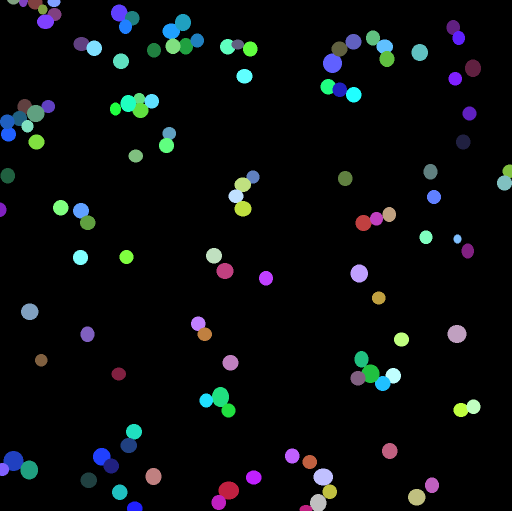
#> input picture data/raw/field104_cancer_cells_manual_labels.tif, 1024 x 1022 px (shown at 1/2 size)
$ python postfilter.py
#> lines starting #> are read from the running program, lines starting #| are printed output that depends on the picture
### common/labels.py
"""Strict reading of instance label images (0 = background, 1..n = objects).

Every score and measurement reads label images through `validate_labels` / `read_labels`, so an invalid image (a
probability map, fractional or negative values, NaN, a stack, the wrong shape) raises instead of being silently cast
to integers.
"""
from __future__ import annotations

from pathlib import Path

import numpy as np
import tifffile


class InvalidLabels(ValueError):
    """A label image that cannot be interpreted as instance labels."""


def validate_labels(array: np.ndarray, *, name: str = "labels", expected_shape: tuple[int, int] | None = None,
                    squeeze: bool = False) -> np.ndarray:
    """Return `array` as an int64 label image after checking it; raise InvalidLabels otherwise.

    squeeze=True removes singleton axes first (e.g. a (1, Y, X) TIFF); any other extra dimension is an error.
    """
    a = np.asarray(array)
    if squeeze:
        a = np.squeeze(a)
    if a.ndim != 2:
        raise InvalidLabels(f"{name}: expected a 2D label image, got shape {a.shape}")
    if expected_shape is not None and a.shape != tuple(expected_shape):
        raise InvalidLabels(f"{name}: expected shape {tuple(expected_shape)}, got {a.shape}")
    if a.dtype == bool or not np.issubdtype(a.dtype, np.integer) and not np.issubdtype(a.dtype, np.floating):
        raise InvalidLabels(f"{name}: expected integer labels, got dtype {a.dtype}")
    if np.issubdtype(a.dtype, np.floating):
        if not np.all(np.isfinite(a)):
            raise InvalidLabels(f"{name}: contains NaN or infinite values")
        if not np.array_equal(a, np.round(a)):
            raise InvalidLabels(f"{name}: contains non-integer values (a probability map or a resampled image?)")
    if a.size and a.min() < 0:
        raise InvalidLabels(f"{name}: contains negative values")
    if a.size and a.max() > np.iinfo(np.int64).max:
        raise InvalidLabels(f"{name}: values too large for int64")
    return a.astype(np.int64)


def read_labels(path: str | Path, *, expected_shape: tuple[int, int] | None = None, squeeze: bool = False,
                rows: slice | None = None) -> np.ndarray:
    """Read a label TIFF and validate it (optionally after selecting `rows`, e.g. a registered row range)."""
#> called with squeeze = False
    path = Path(path)
    if not path.is_file():
        raise FileNotFoundError(f"label image not found: {path}")
    a = tifffile.imread(path)
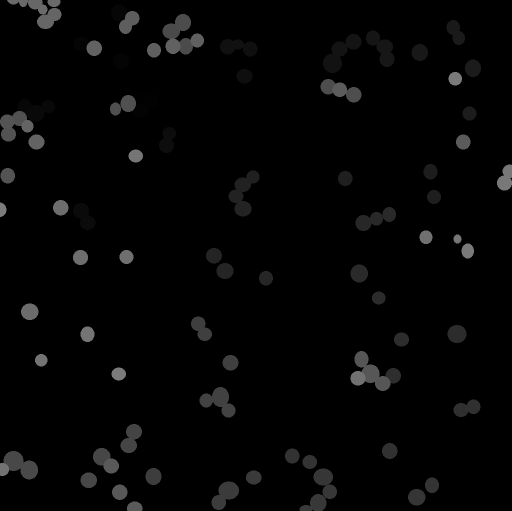
#> a: shape (1022, 1024) (shown at 1/2 size); min 0, max 124, mean 4.8
    if rows is not None:
        a = a[rows]
    return validate_labels(a, name=path.name, expected_shape=expected_shape, squeeze=squeeze)
#> in validate_labels, `return a.astype(np.int64)`:
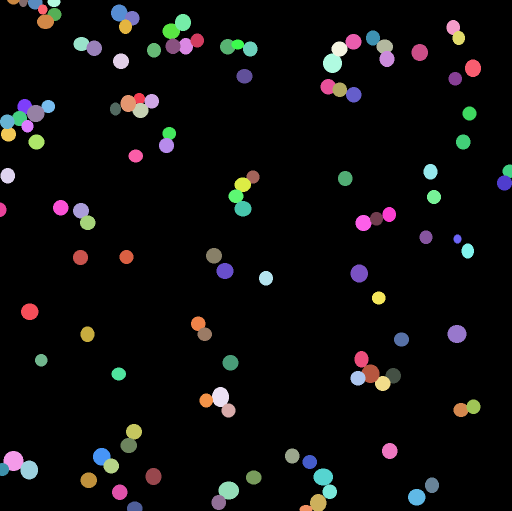
#> returned value: shape (1022, 1024) int64 (shown at 1/2 size); 125 distinct labels, from 0 to 124; one colour per label, 0 black

### fig2/code/postfilter.py
"""Post-processing for Cellpose-SAM: drop flat, low-contrast objects (the endothelial monolayer), keep rounded cancer cells.
Contrast = mean local s.d. (7 px window) of the Gaussian-smoothed (sigma 1) brightfield inside each object."""
import argparse
import numpy as np
import tifffile
from scipy import ndimage as ndi
from skimage.measure import regionprops
from errors import errors

from common.paths import RAW as U
from common.labels import read_labels


def contrast_map(field: int) -> np.ndarray:
    """Local s.d. (7 px) of the Gaussian-smoothed (sigma 1) brightfield of a field."""
#> (the run stopped early here; a loop or call above may not have finished)

$ run again, with data/raw/field209_cancer_cells_manual_labels.tif copied over data/raw/field104_cancer_cells_manual_labels.tif
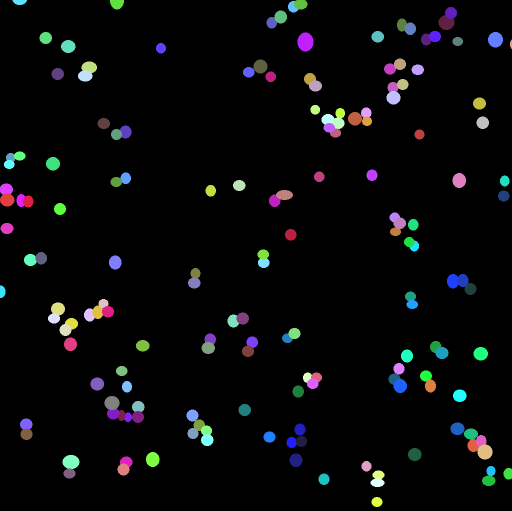
#> input picture data/raw/field209_cancer_cells_manual_labels.tif, 1024 x 1022 px (shown at 1/2 size)
#> in read_labels, `a = tifffile.imread(path)`:
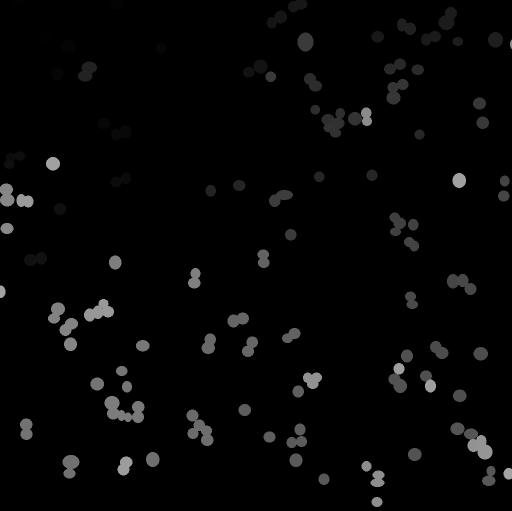
#> a: shape (1022, 1024) (shown at 1/2 size); min 0, max 163, mean 5.4
#> in validate_labels, `return a.astype(np.int64)`:
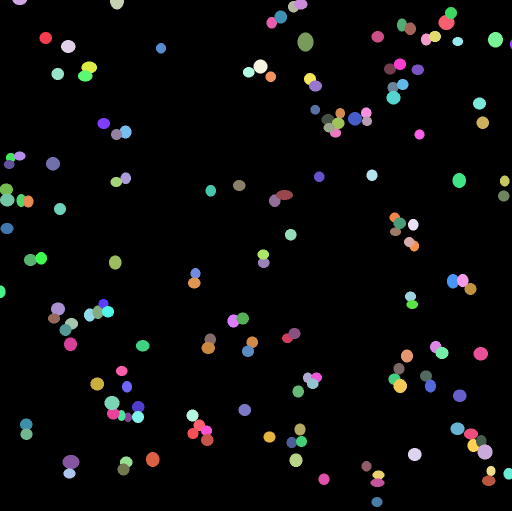
#> returned value: shape (1022, 1024) int64 (shown at 1/2 size); 164 distinct labels, from 0 to 163; one colour per label, 0 black
